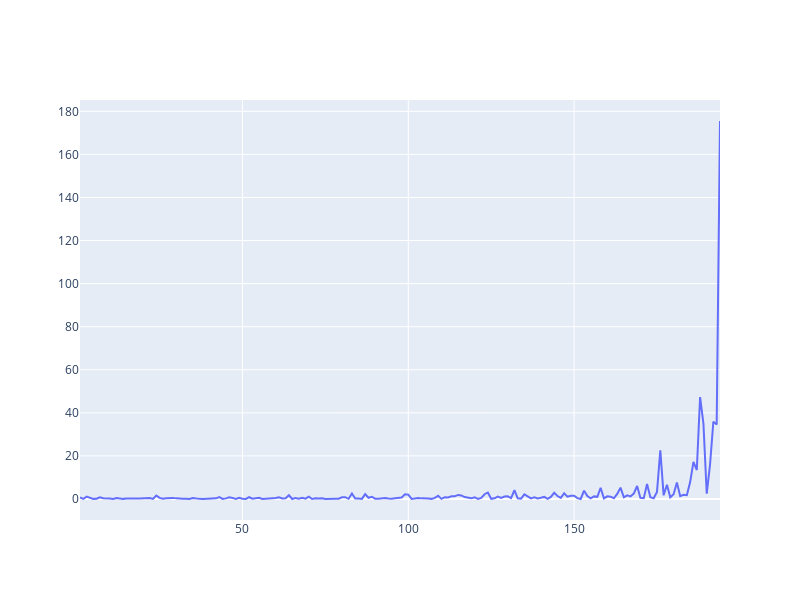

The cell this chart's notebook holds for it:
### Code cell
import plotly.graph_objects as go

# 데이터 생성
x = df_sort['temp_num']
y = df_sort['차이절대값합']

# 미분 진행
dx = x[1] - x[0]
dy = np.diff(y) / dx

# 미분 그래프 그리기
fig = go.Figure(data=go.Scatter(x=x[:-1], y=dy, mode='lines', name='Derivative'))

fig.update_layout(width=800, height=600)

fig.show()

### Figure 1 — Plotly figure (JSON) as saved in the notebook; plotly's stock layout.template omitted (floating-point values rounded to 4 significant figures; data arrays with more than 128 entries replaced by an {"elided": "..."} marker saying what was removed)
{"data": [{"mode": "lines", "name": "Derivative", "type": "scatter", "x": {"elided": "194 int values"}, "y": {"elided": "194 float values"}}], "layout": {"height": 600, "width": 800}}
